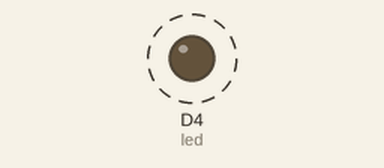
Bench run of a sketch on a simulated ESP8266 (NodeMCU). Shown: output pins drawn as LEDs (lit = HIGH). Dashed ring = blinking.

Above: at 0.5 s.
Timing chart, 0 to 4.6 s (numbered marks = the images above):
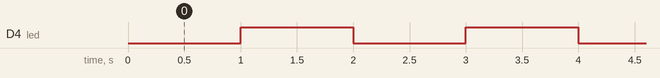

The sketch:

esp8266_led_flash.ino
```cpp
int led=D4; // led is connected at D4 of ESP8266
void setup() {
pinMode(led,OUTPUT);
}
void loop() {
  digitalWrite(led,LOW); //for turning ON the led "LOW" because it is active LOW
  delay(1000);
  digitalWrite(led,HIGH); // for turning OFF the led "HIGH" because it is active LOW
  delay(1000);
}
```

Measured:
- by itself, D4 (led): alternates HIGH for 1.0 s and LOW for 1.0 s
